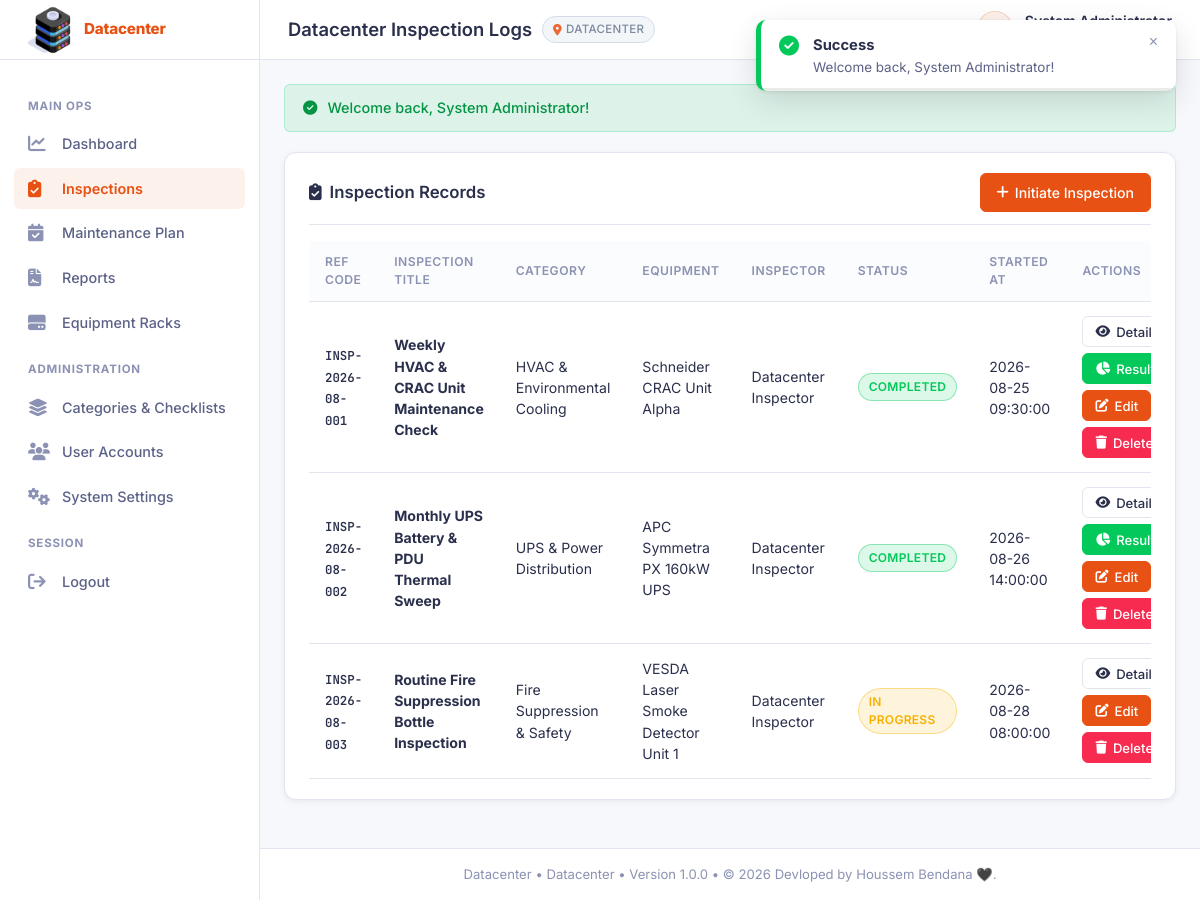
Page /inspections (signed in) on the committed database.
### tables this page shows
CREATE TABLE inspections (
    id INT AUTO_INCREMENT PRIMARY KEY,
    title VARCHAR(200) NOT NULL,
    reference_code VARCHAR(50) NOT NULL UNIQUE,
    user_id INT NOT NULL,
    category_id INT NOT NULL,
    equipment_id INT NULL,
    status ENUM('pending', 'in_progress', 'completed', 'cancelled') NOT NULL DEFAULT 'pending',
    notes TEXT NULL,
    started_at DATETIME NULL,
    completed_at DATETIME NULL,
    created_at DATETIME DEFAULT CURRENT_TIMESTAMP,
    FOREIGN KEY (user_id) REFERENCES users(id) ON DELETE CASCADE,
    FOREIGN KEY (category_id) REFERENCES categories(id) ON DELETE CASCADE,
    FOREIGN KEY (equipment_id) REFERENCES equipment(id) ON DELETE SET NULL
);

CREATE TABLE categories (
    id INT AUTO_INCREMENT PRIMARY KEY,
    name VARCHAR(100) NOT NULL,
    slug VARCHAR(100) NOT NULL UNIQUE,
    description TEXT NULL,
    icon VARCHAR(50) DEFAULT 'fa-list-check',
    created_at DATETIME DEFAULT CURRENT_TIMESTAMP
);

CREATE TABLE equipment (
    id INT AUTO_INCREMENT PRIMARY KEY,
    name VARCHAR(150) NOT NULL,
    serial_number VARCHAR(100) NOT NULL UNIQUE,
    category_id INT NOT NULL,
    room_location VARCHAR(100) NOT NULL,
    status ENUM('active', 'maintenance', 'decommissioned') NOT NULL DEFAULT 'active',
    last_inspected_at DATETIME NULL,
    created_at DATETIME DEFAULT CURRENT_TIMESTAMP,
    FOREIGN KEY (category_id) REFERENCES categories(id) ON DELETE CASCADE
);

CREATE TABLE users (
    id INT AUTO_INCREMENT PRIMARY KEY,
    name VARCHAR(100) NOT NULL,
    email VARCHAR(150) NOT NULL UNIQUE,
    password VARCHAR(255) NOT NULL,
    role ENUM('admin', 'inspector', 'manager') NOT NULL DEFAULT 'inspector',
    status ENUM('active', 'inactive') NOT NULL DEFAULT 'active',
    avatar VARCHAR(255) NULL,
    created_at DATETIME DEFAULT CURRENT_TIMESTAMP,
    updated_at DATETIME DEFAULT CURRENT_TIMESTAMP ON UPDATE CURRENT_TIMESTAMP
);

### app/controllers/InspectionController.php (called while the page is built, shortened)
<?php
class InspectionController {
    private Inspection $inspectionModel;
    public function __construct() {
        $this->inspectionModel = new Inspection();
    }
    public function index(): void {
        $inspections = $this->inspectionModel->all();
        view('inspections.index', ['inspections' => $inspections]);
    }
}

### index.php (called while the page is built)
<?php
require_once __DIR__ . '/public/index.php';

### app/helpers/auth.php (called while the page is built, shortened)
<?php
if (!function_exists('auth_check')) {
    function auth_check(): bool {
        return isset($_SESSION['user_id']) && !empty($_SESSION['user_id']);
    }
}
if (!function_exists('auth_user')) {
    function auth_user(): ?array {
        if (auth_check()) {
            return [
                'id' => $_SESSION['user_id'] ?? null,
                'name' => $_SESSION['user_name'] ?? 'User',
                'email' => $_SESSION['user_email'] ?? '',
                'role' => $_SESSION['user_role'] ?? ROLE_INSPECTOR,
                'avatar' => $_SESSION['user_avatar'] ?? null
            ];
        }
        return null;
    }
}
if (!function_exists('can_write')) {
    function can_write(string $module): bool {
        $user = auth_user();
        return \App\Config\Constants::roleHasPermission($user['role'] ?? '', $module, 'write');
    }
}

### app/config/constants.php (called while the page is built, shortened)
<?php
class Constants {
    private static ?string $storageFile = null;
    private static array $constants = [];
    private static function initPaths(): void {
        if (self::$storageFile === null) {
            self::$storageFile = __DIR__ . '/../../storage/constants_registry.json';
        }
    }
    public static function load(): array {
        if (file_exists(self::$storageFile)) {
            $json = file_get_contents(self::$storageFile);
            $data = json_decode($json, true);
            if (is_array($data)) {
                self::$constants = $data;
                return self::$constants;
            }
        }
        self::$constants = self::$defaults;
        return self::$constants;
    }
    public static function getAll(): array {
        return self::$constants;
    }
    public static function hexToRgba(string $hex, float $alpha = 1.0): string {
        $clean = ltrim(trim($hex), '#');
        if (strlen($clean) === 3) {
            $r = hexdec(str_repeat(substr($clean, 0, 1), 2));
            $g = hexdec(str_repeat(substr($clean, 1, 1), 2));
            $b = hexdec(str_repeat(substr($clean, 2, 1), 2));
        } elseif (strlen($clean) >= 6) {
            $r = hexdec(substr($clean, 0, 2));
            $g = hexdec(substr($clean, 2, 2));
            $b = hexdec(substr($clean, 4, 2));
        } else {
            return "rgba(139, 92, 246, {$alpha})";
        }
        return "rgba({$r}, {$g}, {$b}, {$alpha})";
    }
    public static function getStatusColor(string $statusValue, string $category = ''): string {
        $val = strtolower(trim($statusValue));
        $all = self::getAll();
        if (!empty($category)) {
            foreach ($all as $name => $item) {
                if (($item['category'] ?? '') === $category && strtolower((string)($item['value'] ?? '')) === $val) {
                    if (!empty($item['color'])) {
                        return $item['color'];
                    }
                }
            }
        }
        return match ($val) {
            'pass', 'good', 'active', 'completed', 'admin' => '#03c95a',
            'warning', 'maintenance', 'in_progress', 'manager' => '#f6b100',
            'fail', 'critical', 'decommissioned', 'cancelled', 'overdue' => '#ef4444',
            'pending', 'info', 'inspector', 'scheduled' => '#3b82f6',
            'na', 'none', 'viewer' => '#64748b',
            default => '#8b5cf6'
        };
    }
    public static function roleHasPermission(string $roleValue, string $module, string $level = 'read'): bool {
        if ($roleValue === 'admin' || $roleValue === 'ROLE_ADMIN') {
            return true;
        }
        return false;
    }
}

### app/config/database.php (called while the page is built, shortened)
<?php
class Database {
    private static ?Database $instance = null;
    private ?PDO $connection = null;
    private string $host = '127.0.0.1';
    private string $dbName = 'datacenter_inspection';
    private string $username = 'root';
    private string $password = '';
    private string $charset = 'utf8mb4';
    private int $port = 3306;
    private function __construct() {
        $host = getenv('DB_HOST') ?: $this->host;
        $port = getenv('DB_PORT') ?: $this->port;
        $dbName = getenv('DB_NAME') ?: $this->dbName;
        $username = getenv('DB_USER') ?: $this->username;
        $password = getenv('DB_PASS') !== false ? getenv('DB_PASS') : $this->password;
        $driver = getenv('DB_DRIVER') ?: 'mysql';
        try {
            if ($driver === 'sqlite') {
                $sqlitePath = getenv('DB_SQLITE_PATH') ?: __DIR__ . '/../../storage/database.sqlite';
                $dsn = "sqlite:" . $sqlitePath;
                $this->connection = new PDO($dsn, null, null, [
                    PDO::ATTR_ERRMODE => PDO::ERRMODE_EXCEPTION,
                    PDO::ATTR_DEFAULT_FETCH_MODE => PDO::FETCH_ASSOC
                ]);
            } else {
                $dsn = "mysql:host={$host};port={$port};dbname={$dbName};charset={$this->charset}";
                $options = [
                    PDO::ATTR_ERRMODE => PDO::ERRMODE_EXCEPTION,
                    PDO::ATTR_DEFAULT_FETCH_MODE => PDO::FETCH_ASSOC,
                    PDO::ATTR_EMULATE_PREPARES => false,
                ];
                $this->connection = new PDO($dsn, $username, $password, $options);
            }
        } catch (PDOException $e) {
            error_log("Database Connection Error: " . $e->getMessage());
            $this->connection = null;
        }
    }
    public static function getInstance(): Database {
        if (self::$instance === null) {
            self::$instance = new Database();
        }
        return self::$instance;
    }
    public function getConnection(): ?PDO {
        return $this->connection;
    }
}

### app/models/Inspection.php (called while the page is built, shortened)
<?php
class Inspection {
    private ?PDO $db;
    public function __construct() {
        $this->db = Database::getInstance()->getConnection();
    }
    public function all(): array {
        $sql = "SELECT i.*, u.name as inspector_name, c.name as category_name, e.name as equipment_name
                FROM inspections i
                LEFT JOIN users u ON i.user_id = u.id
                LEFT JOIN categories c ON i.category_id = c.id
                LEFT JOIN equipment e ON i.equipment_id = e.id
                ORDER BY i.created_at DESC";
        return $this->db->query($sql)->fetchAll();
    }
}

### app/views/inspections/index.php (the view, shortened to what this page needs)
<div class="card">
    <div class="card-header">
        <div class="card-title">
            <i class="fa-solid fa-clipboard-check"></i> Inspection Records
        </div>
        <?php if (can_write('inspections')): ?>
        <a href="/inspections/create" class="btn btn-primary">
            <i class="fa-solid fa-plus"></i> Initiate Inspection
        </a>
        <?php endif; ?>
    </div>
    <div class="table-responsive">
        <table class="table">
            <thead>
                <tr>
                    <th>Ref Code</th>
                    <th>Inspection Title</th>
                    <th>Category</th>
                    <th>Equipment</th>
                    <th>Inspector</th>
                    <th>Status</th>
                    <th>Started At</th>
                    <th>Actions</th>
                </tr>
            </thead>
            <tbody>
                <?php if (empty($inspections)): ?>
                    <tr><td colspan="8" style="text-align: center; color: var(--text-dim);">No inspections found.</td></tr>
                <?php else: ?>
                    <?php foreach ($inspections as $i): ?>
                    <tr>
                        <td><span class="code-text" style="color: var(--accent-cyan); font-weight:600;"><?= sanitize($i['reference_code']) ?></span></td>
                        <td><strong><?= sanitize($i['title']) ?></strong></td>
                        <td><?= sanitize($i['category_name']) ?></td>
                        <td><?= sanitize($i['equipment_name'] ?? 'General Hall') ?></td>
                        <td><?= sanitize($i['inspector_name']) ?></td>
                        <td><?= status_badge($i['status'], 'Inspection Statuses') ?></td>
                        <td><?= sanitize($i['started_at']) ?></td>
                        <td>
                            <div style="display: flex; gap: 6px; flex-wrap: wrap;">
                                <a href="/inspections/show?id=<?= $i['id'] ?>" class="btn btn-secondary btn-sm"><i class="fa-solid fa-eye"></i> Details</a>
                                <?php if ($i['status'] === 'completed' || $i['status'] === STATUS_COMPLETED): ?>
                                    <a href="/inspections/result?id=<?= $i['id'] ?>" class="btn btn-success btn-sm"><i class="fa-solid fa-chart-pie"></i> Result</a>
                                <?php endif; ?>
                                <?php if (can_write('inspections')): ?>
                                    <a href="/inspections/edit?id=<?= $i['id'] ?>" class="btn btn-primary btn-sm"><i class="fa-solid fa-pen-to-square"></i> Edit</a>
                                    <form action="/inspections/delete" method="POST" onsubmit="return confirm('Delete this inspection? This cannot be undone.');" style="display:inline-flex; margin:0;">
                                        <button type="submit" class="btn btn-danger btn-sm"><i class="fa-solid fa-trash"></i> Delete</button>
                                    </form>
                                <?php endif; ?>
                            </div>
                        </td>
                    </tr>
                    <?php endforeach; ?>
                <?php endif; ?>
            </tbody>
        </table>
    </div>
</div>

### app/helpers/functions.php (shortened to what this page needs)
<?php
if (!function_exists('view')) {
    function view(string $template, array $data = []): void {
        extract($data);
        $file = __DIR__ . '/../views/' . str_replace('.', '/', $template) . '.php';
        if (file_exists($file)) {
            require $file;
        } else {
            echo "View [{$template}] not found.";
        }
    }
}
if (!function_exists('sanitize')) {
    function sanitize(?string $value): string {
        return htmlspecialchars(trim($value ?? ''), ENT_QUOTES, 'UTF-8');
    }
}
if (!function_exists('status_badge')) {
    function status_badge(?string $status, string $category = '', ?string $label = null): string {
        $st = strtolower(trim($status ?? ''));
        $color = \App\Config\Constants::getStatusColor($st, $category);
        $bg = \App\Config\Constants::hexToRgba($color, 0.14);
        $border = \App\Config\Constants::hexToRgba($color, 0.38);
        $cleanStatus = sanitize($st);
        $displayText = $label !== null ? sanitize($label) : strtoupper(str_replace('_', ' ', $cleanStatus));
        return "<span class=\"badge badge-{$cleanStatus}\" style=\"background: {$bg}; color: {$color}; border: 1px solid {$border}; font-weight: 600;\">{$displayText}</span>";
    }
}

### rows in the picture
inspections: reference_code "INSP-2026-08-001", title "Weekly HVAC & CRAC Unit Maintenance Check", category.name "HVAC & Environmental Cooling", equipment.name "Schneider CRAC Unit Alpha", user.name "Datacenter Inspector", status "COMPLETED", started_at "2026-08-25 09:30:00"
inspections: reference_code "INSP-2026-08-002", title "Monthly UPS Battery & PDU Thermal Sweep", category.name "UPS & Power Distribution", equipment.name "APC Symmetra PX 160kW UPS", user.name "Datacenter Inspector", status "COMPLETED", started_at "2026-08-26 14:00:00"
inspections: reference_code "INSP-2026-08-003", title "Routine Fire Suppression Bottle Inspection", category.name "Fire Suppression & Safety", equipment.name "VESDA Laser Smoke Detector Unit 1", user.name "Datacenter Inspector", status "IN PROGRESS", started_at "2026-08-28 08:00:00"

### other values in the picture
$entName "Datacenter"
$title "Datacenter Inspection Logs"
enterprise_site() "DATACENTER"
$flash['message'] "Welcome back, System Administrator!"
enterprise_name() "Datacenter"
enterprise_site() "Datacenter"
APP_VERSION "1.0.0"
